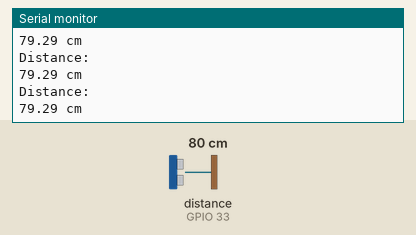
Simulated run of this sketch. Board: ESP32. Parts: the last lines printed to the serial monitor. Wiring (inferred from the names in the program): ultrasonic range finder: trigger GPIO 32; echo GPIO 33. Inputs (shaded band) come from the test bench; at power-on: distance to the obstacle (sensor on GPIO 33) 80 cm. The echo pulse lasts 58.3 µs per cm.

Above: at 1.2 s.
1.3 s: distance to the obstacle (sensor on GPIO 33) set to 2 cm
At 1.59 s:
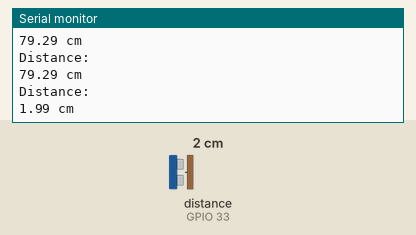
2.8 s: distance to the obstacle (sensor on GPIO 33) set to 4 cm
At 2.8 s:
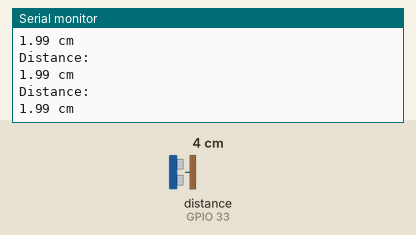
Timing chart, 0 to 5.8 s (numbered marks = the images above; inputs shaded):
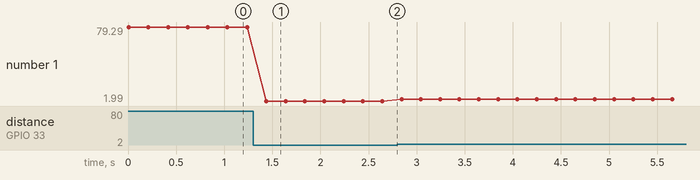

Measured:
- after the input at 1.3 s, the serial monitor: prints a new line after 0.14 s (image 1)
- plotted number 1: 79.29 → 1.99 after the input at 1.3 s, 1.99 → 3.98 after the input at 2.8 s

The sketch:

check_ultrasonic.ino
```cpp
#define TRI 32
#define ECHO 33
void setup() {
  Serial.begin(9600);
  pinMode(TRI, OUTPUT);
  pinMode(ECHO, INPUT);

}

void loop() {
  digitalWrite(TRI, LOW);
  delayMicroseconds(2);

  digitalWrite(TRI, HIGH);
  delayMicroseconds(10);
  digitalWrite(TRI, LOW);

  long duration = pulseIn(ECHO, HIGH);
  float distance = duration * 0.034 / 2;

  Serial.println("Distance: ");
  Serial.print(distance);
  Serial.println(" cm");

  delay(200);
}
```
